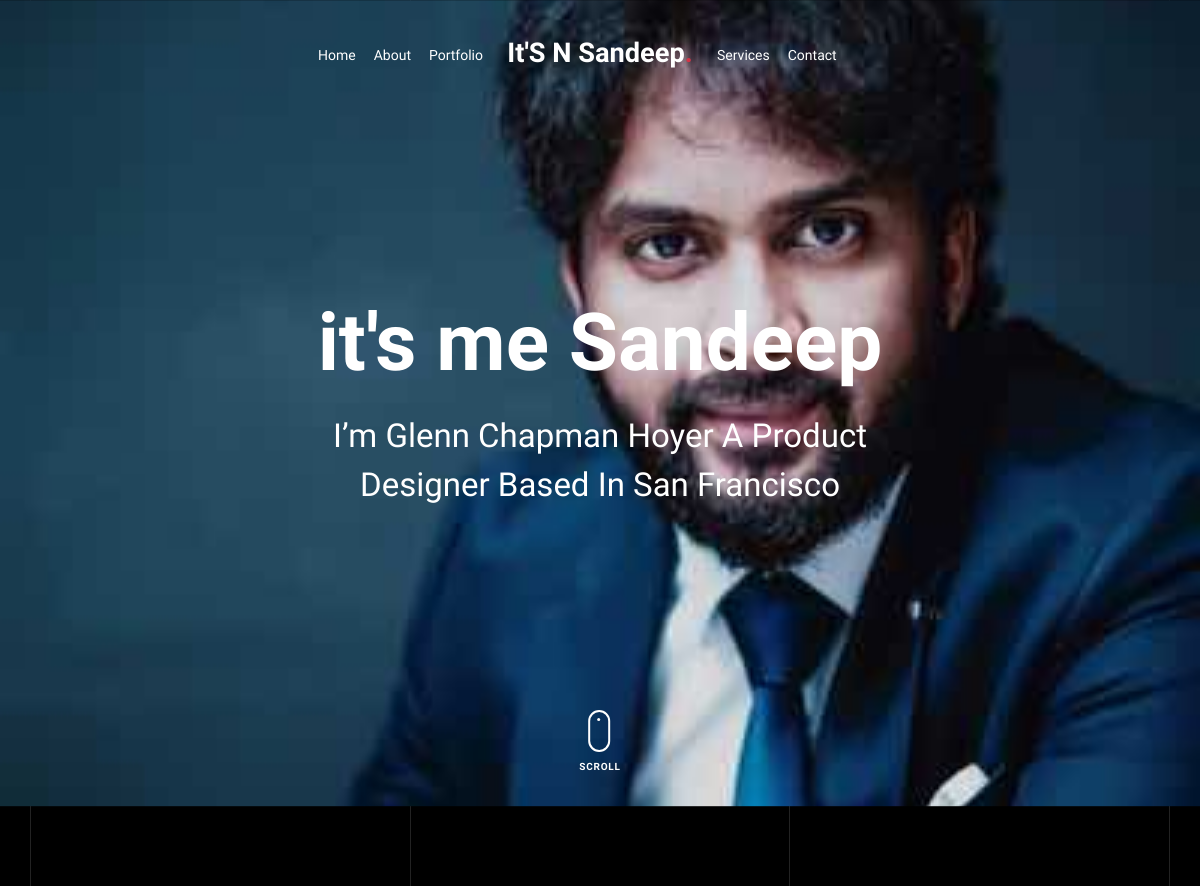
The app's page / (upper part), older data.
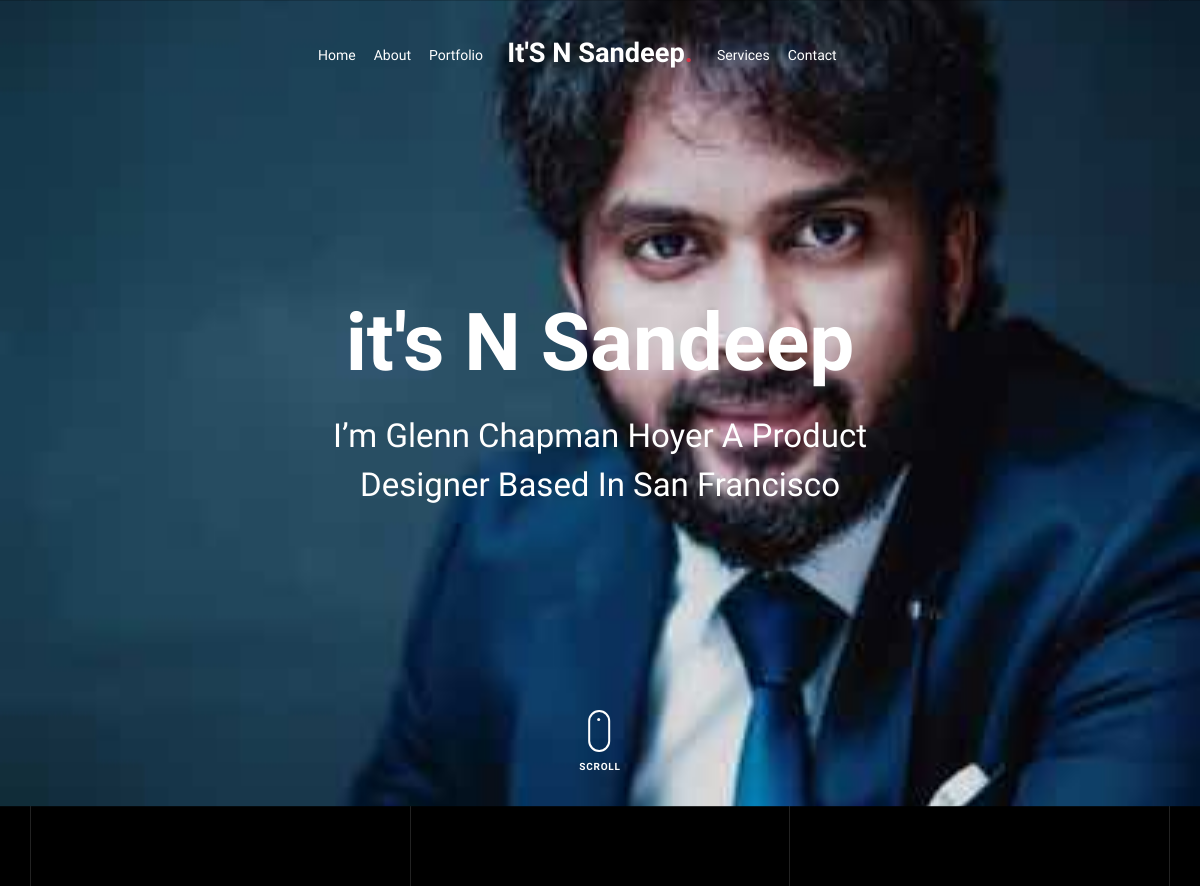
The same page, newer data.
### app/models.py (models this page shows, shortened)
class Banner(models.Model):
        Id = models.IntegerField(primary_key = True)
        Title = models.CharField(max_length=25,default="heading")
        Description = models.CharField(max_length=100)
        Image = models.ImageField(upload_to='uploads/')

### app/views.py (the view, shortened to what this page needs)
# urls.py: path('', home,name="home"),
def home(request):
    banner_item = Banner.objects.all()
    about_item = About.objects.all()
    portitem_item = Portfolio.objects.all()
    brand_logo = BrandSlider.objects.all()
    ourClients = OurClientReview.objects.all()
    return render(request, 'uifiles/index.html',{'banner_item':banner_item, 'about_item':about_item,'portitem_item':portitem_item,'brand_logo':brand_logo,'ourClients':ourClients})

### templates/uifiles/index.html (shortened to what this page needs)
{% load static %}
<!doctype html>
<html lang="en">
  <head>
    <link rel="stylesheet" href="{% static  'css/vendor/icomoon/style.css' %}">
    <link rel="stylesheet" href="{% static  'css/vendor/owl.carousel.min.css' %}">
    <link rel="stylesheet" href="{% static  'css/vendor/animate.min.css' %}">
    <link rel="stylesheet" href="{% static  'css/vendor/aos.css' %}">
    <link rel="stylesheet" href="{% static  'css/vendor/bootstrap.min.css' %}">
    <link rel="stylesheet" href="{% static  'css/vendor/jquery.fancybox.min.css' %}">
    <link rel="stylesheet" href="sweetalert2.min.css">
    <link rel="stylesheet" href="{% static  'css/style.css' %}">
  </head>
  <body data-spy="scroll" data-target=".site-nav-target" data-offset="200">
    <div class="unslate_co--site-wrap">
      <div class="unslate_co--site-inner">
        <div class="lines-wrap">
          <div class="lines-inner">
            <div class="lines"></div>
          </div>
        </div>
      <nav class="unslate_co--site-nav site-nav-target">
        <div class="container">
          <div class="row align-items-center justify-content-between text-left">
            <div class="col-md-5 text-right">
              <ul class="site-nav-ul js-clone-nav text-left d-none d-lg-inline-block">
                <li class="has-children">
                  <a href="/" class="nav-link">Home</a>
                </li>
                <li><a href="#about-section" class="nav-link">About</a></li>
                <li><a href="#portfolio-section" class="nav-link">Portfolio</a></li>
              </ul>
            </div>
            <div class="site-logo pos-absolute">
              <a href="/" class="unslate_co--site-logo">It'S N Sandeep<span>.</span></a>
            </div>
            <div class="col-md-5 text-right text-lg-left">
              <ul class="site-nav-ul js-clone-nav text-left d-none d-lg-inline-block">
                <li><a href="#services-section" class="nav-link">Services</a></li>
                <li><a href="#contact-section" class="nav-link">Contact</a></li>
              </ul>
            </div>
          </div>
        </div>
      </nav>
{% if banner_item|length == 1 %}
{% for item in banner_item %}
      <div class="cover-v1 jarallax" style="background-image: url({{item.Image}});" id="home-section">
        <div class="container">
          <div class="row align-items-center">
            <div class="col-md-7 mx-auto text-center">
              <h1 class="heading gsap-reveal-hero">{{ item.Title }}</h1>
              <h2 class="subheading gsap-reveal-hero">{{ item.Description}}</h2>
            </div>
          </div>
        </div>
        {% endfor %}
{% endif %}
        <a href="#portfolio-section" class="mouse-wrap smoothscroll">
          <span class="mouse">
            <span class="scroll"></span>
          </span>
          <span class="mouse-label">Scroll</span>
        </a>
      </div>
      <div class="unslate_co--section" id="portfolio-section">
      </div>
      </div>
      </div>
  </body>
</html>

### static/css/style.css (style rules this page uses)
body { font-family: "Raleway", sans-serif; color: #fff; font-size: 16px; line-height: 30px; font-weight: 300; position: relative; overflow-x: hidden; }
body:before { content: ""; position: absolute; left: 0; right: 0; bottom: 0; top: 0; background: rgba(0, 0, 0, 0.5); visibility: hidden; opacity: 0; -webkit-transition: .3s all ease; -o-transition: .3s all ease; transition: .3s all ease; z-index: 8; }
body, .unslate_co--site-inner { background: #000; }
a { -webkit-transition: .3s all ease; -o-transition: .3s all ease; transition: .3s all ease; }
a, a:hover { text-decoration: none !important; }
.unslate_co--site-inner { margin-bottom: 400px; position: relative; width: 100%; z-index: 1; }
.unslate_co--site-nav { padding-top: 30px; padding-bottom: 30px; position: absolute; left: 0; font-weight: 400; z-index: 1002; width: 100%; top: 0; }
.unslate_co--site-nav .container { position: relative; }
.unslate_co--site-nav .site-logo { z-index: 99; }
.unslate_co--site-nav .site-logo.pos-absolute { position: absolute; left: 50%; -webkit-transform: translateX(-50%); -ms-transform: translateX(-50%); transform: translateX(-50%); }
.unslate_co--site-nav .unslate_co--site-logo { font-size: 1.7rem; color: #fff; font-weight: 700; }
.unslate_co--site-nav .unslate_co--site-logo span { color: #D63447; }
.unslate_co--site-nav .site-nav-ul, .unslate_co--site-nav .site-nav-ul-none-onepage { text-align: center; }
.unslate_co--site-nav .site-nav-ul, .unslate_co--site-nav .site-nav-ul > li, .unslate_co--site-nav .site-nav-ul-none-onepage, .unslate_co--site-nav .site-nav-ul-none-onepage > li { padding: 0; margin: 0; list-style: none; }
.unslate_co--site-nav .site-nav-ul > li, .unslate_co--site-nav .site-nav-ul-none-onepage > li { text-align: left; display: inline-block; }
.unslate_co--site-nav .site-nav-ul > li > a, .unslate_co--site-nav .site-nav-ul-none-onepage > li > a { padding: 10px 7px; display: block; color: #fff; font-size: 14px; position: relative; }
.unslate_co--site-nav .site-nav-ul > li > a:before, .unslate_co--site-nav .site-nav-ul-none-onepage > li > a:before { left: 7px; right: 7px; content: ""; position: absolute; height: 1px; background: #fff; bottom: 0; width: 0%; -webkit-transition: .2s width ease-in-out; -o-transition: .2s width ease-in-out; transition: .2s width ease-in-out; }
.unslate_co--site-nav .site-nav-ul > li.has-children, .unslate_co--site-nav .site-nav-ul-none-onepage > li.has-children { position: relative; }
.unslate_co--site-mobile-menu ul, .unslate_co--site-mobile-menu ul li { padding: 0; margin: 0; position: relative; }
.unslate_co--site-mobile-menu ul a, .unslate_co--site-mobile-menu ul li a { position: relative; display: block; padding-top: 10px; padding-bottom: 10px; padding-left: 20px; padding-right: 20px; color: #000; }
.cover-v1 { background-size: cover; background-position: center center; background-repeat: repeat; width: 100%; }
.cover-v1 .container { z-index: 9; position: relative; }
.cover-v1 .container, .cover-v1 .container > .row { height: 100vh; min-height: 650px; }
.cover-v1 .heading { font-size: 5rem; font-weight: 900; color: #fff; }
.cover-v1 .subheading { font-size: 33px; color: #fff; }
.mouse-wrap { position: relative; display: inline-block; left: 50%; -webkit-transform: translateX(-50%); -ms-transform: translateX(-50%); transform: translateX(-50%); bottom: 50px; z-index: 9; }
.mouse-wrap .mouse-label { top: 0; color: #fff; font-size: 10px; font-weight: 700; letter-spacing: .05rem; text-transform: uppercase; }
.mouse-wrap .mouse { position: absolute; width: 22px; height: 42px; bottom: 30px; display: block; left: 50%; margin-left: -12px; border-radius: 15px; border: 2px solid #fff; -webkit-animation: intro 2s; animation: intro 2s; }
.mouse-wrap .mouse .scroll { display: block; width: 3px; height: 3px; margin: 6px auto; border-radius: 4px; background: #fff; -webkit-animation: finger 2s infinite; animation: finger 2s infinite; }
.unslate_co--section { padding: 3.5rem 0; }
.jarallax { position: relative; z-index: 0; }
.lines-wrap { position: absolute; z-index: -1; left: 0; top: 0; width: 100%; height: 100%; overflow: hidden; }
.lines-wrap .lines-inner { position: absolute; width: 1140px; left: 50%; margin-left: -570px; top: 0; height: 100%; border-left: 1px solid #222; border-right: 1px solid #222; }
.lines-wrap .lines-inner .lines { position: absolute; left: 33.333333%; right: 33.333333%; height: 100%; border-left: 1px solid #222; border-right: 1px solid #222; }
.gsap-reveal-hero { line-height: 0; }

Row changes from the older to the newer data that the page shows:
changed Banner "I’m Glenn Chapman Hoyer A Product Designer Based In San Francisco": Title "it's me Sandeep" → "it's N Sandeep"
